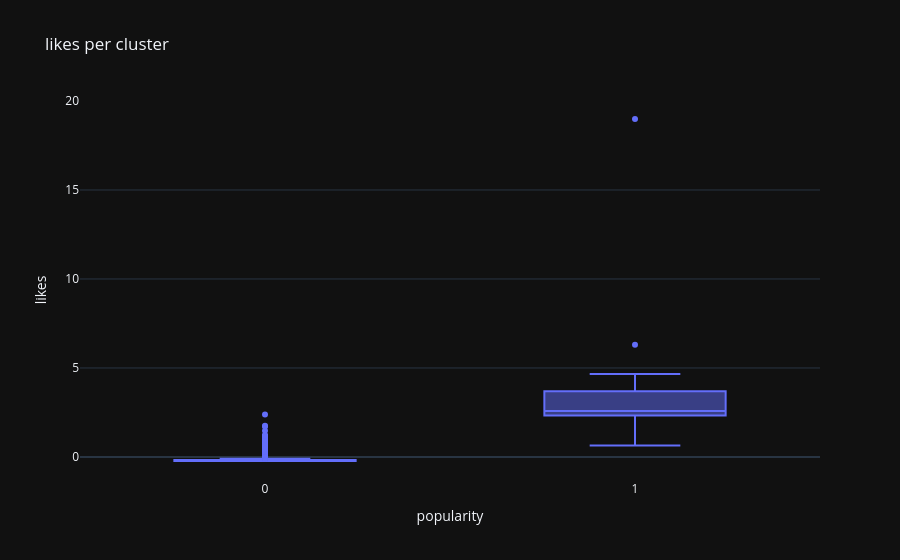

The cell this chart's notebook holds for it:
### Code cell
fig = px.box(df, x="popularity", y="likes", title="likes per cluster")
fig.show()

### Figure 1 — Plotly figure (JSON) as saved in the notebook; plotly's stock layout.template omitted (floating-point values rounded to 4 significant figures; data arrays with more than 128 entries replaced by an {"elided": "..."} marker saying what was removed)
{"data": [{"alignmentgroup": "True", "hovertemplate": "popularity=%{x}<br>likes=%{y}<extra></extra>", "legendgroup": "", "marker": {"color": "#636efa"}, "name": "", "notched": false, "offsetgroup": "", "orientation": "v", "showlegend": false, "x": {"elided": "600 int values"}, "x0": " ", "xaxis": "x", "y": {"elided": "600 float values"}, "y0": " ", "yaxis": "y", "type": "box"}], "layout": {"xaxis": {"anchor": "y", "domain": [0.0, 1.0], "title": {"text": "popularity"}}, "yaxis": {"anchor": "x", "domain": [0.0, 1.0], "title": {"text": "likes"}}, "legend": {"tracegroupgap": 0}, "title": {"text": "likes per cluster"}, "boxmode": "group"}}
